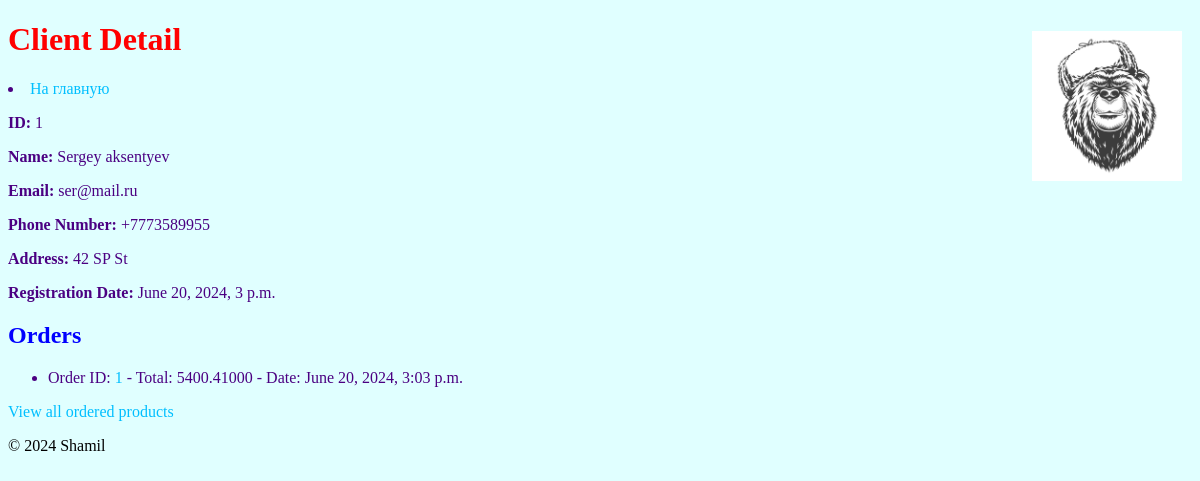
/client/1/, run on the app's committed database.
### webapp/models.py (models this page shows, shortened)
class Client(models.Model):
    name = models.CharField(max_length=100)  # Имя клиента
    email = models.EmailField(unique=True)  # Электронная почта клиента
    phone_number = models.CharField(max_length=15)  # Номер телефона клиента
    address = models.TextField()  # Адрес клиента
    registration_date = models.DateTimeField(auto_now_add=True)  # Дата регистрации клиента

class Order(models.Model):
    client = models.ForeignKey(Client, on_delete=models.CASCADE, related_name='orders')  # Клиент, сделавший заказ
    products = models.ManyToManyField(Product, related_name='orders')  # Товары, входящие в заказ
    total_amount = models.DecimalField(max_digits=10, decimal_places=5)  # Общая сумма заказа
    order_date = models.DateTimeField(auto_now_add=True)  # Дата оформления заказа

### webapp/views.py (the view)
# urls.py: path('client/<int:client_id>/', views.client_detail, name='client_detail'),
def client_detail(request, client_id):
    client = Client.objects.get(pk=client_id)
    orders = Order.objects.filter(client=client)
    return render(request, 'webapp/client_detail.html', {'client': client, 'orders': orders})

### webapp/templates/webapp/client_detail.html (shortened to what this page needs)
{% extends 'webapp/base.html' %}
{% load static %}
{% block header %}<h1 class="cus-header">Client Detail</h1>
<li> <a href="{% url 'client_list' %}" class="btn btn-primary">На главную </a></li>
    {% endblock %}
{% block content %}
<div class="client-info">
    <p><strong>ID:</strong> {{ client.id }}</p>
    <p><strong>Name:</strong> {{ client.name }}</p>
    <p><strong>Email:</strong> {{ client.email }}</p>
    <p><strong>Phone Number:</strong> {{ client.phone_number }}</p>
    <p><strong>Address:</strong> {{ client.address }}</p>
    <p><strong>Registration Date:</strong> {{ client.registration_date }}</p>
    <h2 style="color: blue;">Orders</h2>
    <ul>
        {% for order in orders %}
        <li>
            Order ID: <a href="{% url 'client_orders' client.id %}">{{ order.id }}</a> - Total: {{ order.total_amount }}
            - Date: {{ order.order_date }}
        </li>
        {% endfor %}
    </ul>
</div>
<a href="{% url 'client_orders' client.id %}">View all ordered products</a>
{% endblock %}

### webapp/static/webapp/css/style.css (style rules this page uses)
a { color: #00BFFF; text-decoration: none; }
body { background-color: #E0FFFF; }
.cus-header { color: #red; }
.client-info p,li { color: #4B0082; }
.cl-info h2,h1 { color: red }

### data on the page
Client: id "1", name "Sergey aksentyev", email "ser@mail.ru", phone_number "+7773589955", address "42 SP St", registration_date "June 20, 2024, 3 p.m."
Order: id "1", total_amount "5400.41000", order_date "June 20, 2024, 3:03 p.m."
